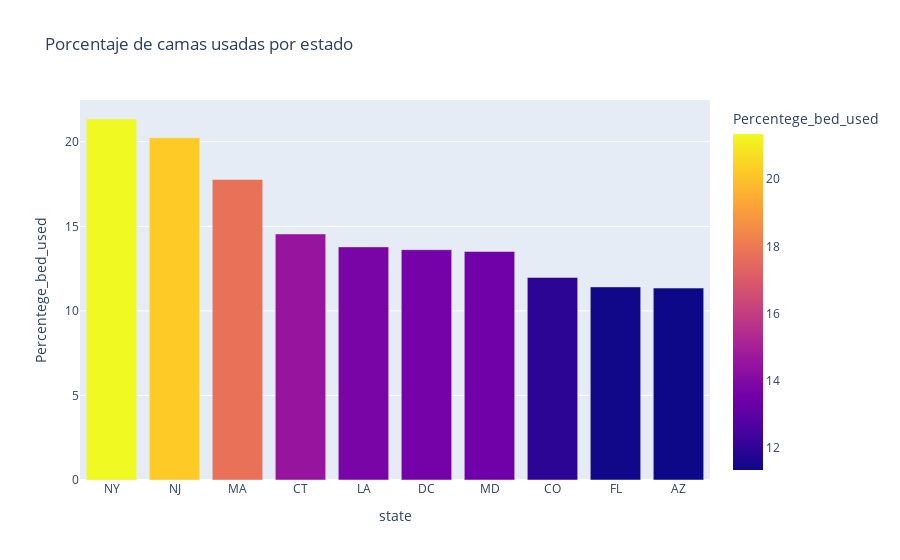

Write notebook code for a chart like this one.
### Code cell
fig = px.bar(df01.head(10), x='state', y='Percentege_bed_used', color='Percentege_bed_used', title='Porcentaje de camas usadas por estado ')
fig.show()
print('Los 5 estados con mayor ocupación hospitalaria por COVID: \n' , top05.to_markdown())

### Figure 1 — Plotly figure (JSON) as saved in the notebook; plotly's stock layout.template omitted (floating-point values rounded to 4 significant figures)
{"data": [{"alignmentgroup": "True", "hovertemplate": "state=%{x}<br>Percentege_bed_used=%{marker.color}<extra></extra>", "legendgroup": "", "marker": {"color": [21.35, 20.24, 17.77, 14.55, 13.78, 13.62, 13.51, 11.98, 11.42, 11.35], "coloraxis": "coloraxis", "pattern": {"shape": ""}}, "name": "", "offsetgroup": "", "orientation": "v", "showlegend": false, "textposition": "auto", "type": "bar", "x": ["NY", "NJ", "MA", "CT", "LA", "DC", "MD", "CO", "FL", "AZ"], "xaxis": "x", "y": [21.35, 20.24, 17.77, 14.55, 13.78, 13.62, 13.51, 11.98, 11.42, 11.35], "yaxis": "y"}], "layout": {"barmode": "relative", "coloraxis": {"colorbar": {"title": {"text": "Percentege_bed_used"}}, "colorscale": [[0, "#0d0887"], [0.1111, "#46039f"], [0.2222, "#7201a8"], [0.3333, "#9c179e"], [0.4444, "#bd3786"], [0.5556, "#d8576b"], [0.6667, "#ed7953"], [0.7778, "#fb9f3a"], [0.8889, "#fdca26"], [1, "#f0f921"]]}, "legend": {"tracegroupgap": 0}, "title": {"text": "Porcentaje de camas usadas por estado "}, "xaxis": {"anchor": "y", "domain": [0, 1], "title": {"text": "state"}}, "yaxis": {"anchor": "x", "domain": [0, 1], "title": {"text": "Percentege_bed_used"}}}}
